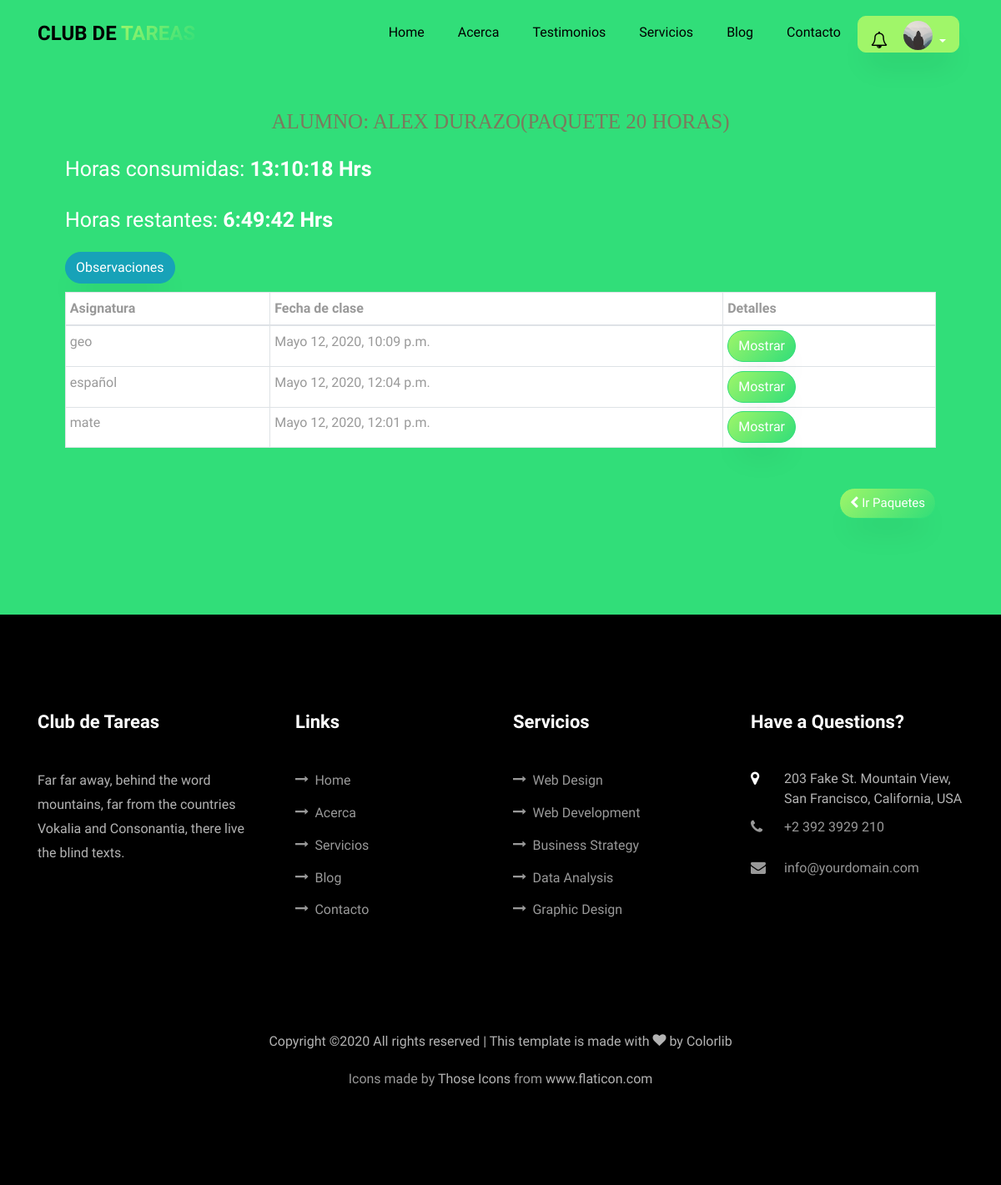
/paquetes/38ef6cab-7ea0-4621-aebe-f7642eda8697/ (signed in), run on the app's committed database.
### usuario/models.py (models this page shows, shortened)
class Usuario(AbstractBaseUser,PermissionsMixin):
    imagen       =  models.ImageField(default='default.jpg',upload_to='profile_pics')
    email        =  models.EmailField(max_length=60,blank=True)
    facebook     =  models.CharField(max_length=100,blank=True)
    username     =  models.CharField(max_length=30,unique=True)
    nombre       =  models.CharField(max_length=100)
    apellido     =  models.CharField(max_length=100)
    edad         =  models.IntegerField(blank=True,null=True)
    padecimientos = models.TextField(verbose_name="padecimientos",blank=True)
    asistencia = models.CharField(verbose_name="Días de asistencia",max_length=100,blank=True)
    enfoque = models.CharField(verbose_name="Area en la que guste que se enfocará la atención",max_length=100,blank=True)
    nombre_de_la_madre =  models.CharField(verbose_name="Nombre de la Madre",max_length=100,blank=True)
    edad_de_la_madre =  models.IntegerField(verbose_name="Edad",blank=True, null=True)
    ocupacion_de_la_madre = models.CharField(verbose_name="Ocupación",max_length=100,blank=True)
    numero_de_la_madre   =  models.IntegerField(verbose_name="Número de contacto",blank=True,null=True)
    nombre_del_padre =  models.CharField(verbose_name="Nombre del Padre",max_length=100,blank=True)
    edad_del_padre =  models.IntegerField(verbose_name="Edad",blank=True, null=True)
    ocupacion_del_padre = models.CharField(verbose_name="Ocupación",max_length=100,blank=True)
    numero_del_padre    =  models.IntegerField(verbose_name="Número de contacto",blank=True,null=True)
    fecha_nacimiento = models.DateField(verbose_name="Fecha de nacimiento",blank=True, null=True)
    escuela      =  models.CharField(verbose_name="Nombre de la escuela",max_length=100,blank=True)
    domicilio    =  models.CharField(verbose_name="Domicilio",max_length=150,blank=True)
    status_paquetes = models.BooleanField(verbose_name="¿Tiene Paquetes Activos?",default=False)
    '''
    NIVEL_STATUS = (
         ('k','Kinder'),
         ('p','Primaria'),
         ('s','Secundaria'),
         ('b','bachillerato'),
         ('u','universidad'))
    '''
    nivel_academico = models.CharField(max_length=500,blank=True,verbose_name='Nivel académico del alumno')
    date_joined  =  models.DateTimeField(verbose_name="Fecha de ingreso",auto_now_add=True)
    last_login   =  models.DateTimeField(verbose_name="Ultima fecha de Sesión",auto_now=True)
    is_admin     =  models.BooleanField(verbose_name="¿Es Administrador?",default=False)
    is_active    =  models.BooleanField(verbose_name="¿Esta Acivo?",default=True)
    is_staff     =  models.BooleanField(verbose_name="¿Es parte del Staff?",default=False)
    is_superuser =  models.BooleanField(verbose_name="¿Es Super Usuario?",default=False)
    grupo = models.OneToOneField(Group,on_delete=models.SET_NULL,null=True,blank=True)
    USERNAME_FIELD  = "username"
    REQUIRED_FIELDS = ["nombre","apellido"]
    objects = MyUsuarioManager()

### app/models.py (models this page shows, shortened)
class Paquete_Inscrito(models.Model):
     id = models.UUIDField(primary_key=True, default=uuid.uuid4, help_text="id del Paquete")
     usuario = models.ForeignKey(settings.AUTH_USER_MODEL,related_name="paquetes_inscritos",on_delete=models.CASCADE)
     fecha_de_inscripcion = models.DateField(null=True,blank=True)
     horas_consumidas =models.CharField(max_length=100,default="00:00:00 Hrs")
     horas_restantes= models.CharField(max_length=100,default="00:00:00 Hrs")
     tiempo_consumido = models.DurationField(default=datetime.timedelta(days=0,hours=0,minutes=0))
     tiempo_restante= models.DurationField(default=datetime.timedelta(days=0,hours=0,minutes=0))
     ESTADO_STATUS =(
     (True,'Activo'),
     (False,'Finalizado')
     )
     tipo_de_paquete = models.ForeignKey('Tipo_de_Paquete', on_delete=models.SET_NULL,help_text='Elige el tipo de paquete del alumno',null=True)
     status = models.BooleanField(default=True,choices=ESTADO_STATUS,help_text="Elige el estado del paquete")
     class Meta:
         verbose_name = ("Paquete Inscrito")
         verbose_name_plural = ("Paquetes Inscritos")
         ordering = ['usuario__nombre']

class Tipo_de_Paquete(models.Model):
    horas = models.IntegerField(default=1)
    class Meta:
        verbose_name = ("Tipo de Paquete")
        verbose_name_plural = ("Tipos de Paquetes")
    def __str__(self):
        return f'{self.horas} Horas'

class Sesion(models.Model):
    id = models.UUIDField(primary_key=True, default=uuid.uuid4, help_text="id de la sesion")
    paquete_inscrito = models.ForeignKey('Paquete_Inscrito',related_name="sesiones",on_delete=models.CASCADE)
    asignatura = models.CharField(max_length=100)
    tiempo_de_inicio = models.DateTimeField(null=False,blank=False)
    tiempo_de_salida = models.DateTimeField(null=True,blank=True)
    observaciones = models.CharField(max_length=200,blank=True)
    def _get_tiempo_de_sesion(self):
        if (self.tiempo_de_salida == None ) or (self.tiempo_de_inicio == None):
            return None
        return self.tiempo_de_salida - self.tiempo_de_inicio
    tiempo_de_sesion = property(_get_tiempo_de_sesion)
    class Meta:
        verbose_name = ("Sesion")
        verbose_name_plural = ("Sesiones")
        ordering = ['-tiempo_de_inicio']

### app/views.py (the view)
# urls.py: path('paquetes/<uuid:paquete_id>/',views.clases,name='clases'),
@login_required
def clases(request,paquete_id):
    try:
        paquete = Paquete_Inscrito.objects.all().get(id=paquete_id)
        clases = Sesion.objects.filter(paquete_inscrito=paquete)
        if not (paquete.usuario == request.user):
            raise PermissionDenied()
    except  Paquete_Inscrito.DoesNotExist:
        raise Http404
    except  Sesion.DoesNotExist:
        raise Http404
    context = {
        'student':request.user,
        'clases': clases,
        'paquete':paquete
         }
    return render(request,'app/clases.html',context)

### app/templates/app/clases.html (shortened to what this page needs)
{% extends 'main/base.html' %}
{% load static %}
{% block content %}
<section class="ftco-section ftco-project"  style="background:#31de79">
  <div class="container px-md-5">
   <p class="info-alumno ftco-animate titulo_paquetes"  style="text-transform: uppercase; color: #7c795d; font-family: 'Trocchi', serif; font-size: 25px; font-weight: normal; line-height: 48px; margin: 0;padding:10px;text-align:center;">
     Alumno:  {{ student.nombre }} {{ student.apellido }}(Paquete {{ paquete.tipo_de_paquete }})
   </p>
   <p class="info-alumno ftco-animate titulo_paquetes"style="font-size:25px">Horas consumidas: <span style="font-weight: bold">{{ paquete.horas_consumidas}}</span></p>
   <p  class="info-alumno ftco-animate titulo_paquetes" style="font-size:25px">Horas restantes: <span style="font-weight: bold">{{ paquete.horas_restantes}}</span></p>
   <button type="button" style="margin-bottom: 10px;"class="btn btn-info" data-toggle="modal" data-target=".bd-example-modal-lg">Observaciones</button>
   <table class="table table-hover table-sm table-bordered ftco-animate" style="background: white;">
   <thead>
     <tr>
       <th scope="col">Asignatura</th>
       <th scope="col">Fecha de clase</th>
       <th scope="col">Detalles</th>
     </tr>
   </thead>
   <tbody>
     {% for clase in clases %}
      <tr>
        <td>{{ clase.asignatura }}</td>
        <td>{{ clase.tiempo_de_inicio}}</td>
        <td>	<a href="{% url 'app:clase' paquete_id=paquete.id clase_id=clase.id %}"><button type="button" class="btn btn-primary">Mostrar</button></a></td>
      </tr>
     {% endfor %}
   </tbody>
   </table>
   <div style="height: 40px; width: 100%; position:relative"class="mt-5">
      <a href="{% url 'app:paquetes'%}" style="position: absolute; right:0">
      <button type="button" class="btn btn-primary" style="font-size:15px;">
            <i class="fa fa-chevron-left"></i> Ir Paquetes</button>
      </a>
    </div>
  </div>
</section>
{% endblock content  %}

### templates/main/base.html (shortened to what this page needs)
{% load static %}
{% load notifications_tags %}
{% notifications_unread as unread_count %}
<!DOCTYPE html>
<html lang="es">
  <head>
    <link rel="stylesheet" href="{% static 'main/css/fonts.css'%}">
    <link rel="stylesheet" href="{% static 'main/css/open-iconic-bootstrap.min.css'%}">
    <link rel="stylesheet" href="{% static 'main/css/animate.css'%}">
    <link rel="stylesheet" href="{% static 'main/css/search.css'%}">
    <link rel="stylesheet" href="{% static 'main/css/owl.carousel.min.css'%}">
    <link rel="stylesheet" href="{% static 'main/css/owl.theme.default.min.css'%}">
    <link rel="stylesheet" href="{% static 'main/css/magnific-popup.css'%}">
    <link rel="stylesheet" href="{% static 'main/css/aos.css'%}">
    <link rel="stylesheet" href="{% static 'main/css/ionicons.min.css'%}">
    <link rel="stylesheet" href="{% static 'main/css/flaticon.css' %}">
    <link rel="stylesheet" href="{% static 'main/css/icomoon.css' %}">
    <link rel="stylesheet" href="{% static 'main/css/style.css' %}">
    <link rel="stylesheet" href="{% static 'main/css/fix.css' %}">
    <link rel='stylesheet' href="https://cdnjs.cloudflare.com/ajax/libs/fullcalendar/3.1.0/fullcalendar.min.css" />
  </head>
  <body  data-target=".site-navbar-target" data-offset="300">
  <nav class="navbar navbar-expand-lg navbar-dark ftco_navbar bg-dark ftco-navbar-light site-navbar-target" id="ftco-navbar">
	    <div class="container">
	      <a class="navbar-brand" href="{% url 'blog:home' %}">Club de <span>Tareas</span></a>
	      <div class="collapse navbar-collapse" id="ftco-nav">
	        <ul class="navbar-nav nav ml-auto" style="text-align:center">
	          <li class="nav-item"><a href="{% url 'blog:home' %}" class="nav-link"><span>Home</span></a></li>
	          <li class="nav-item"><a href="{% url 'blog:about' %}"  class="nav-link"><span>Acerca</span></a></li>
	          <li class="nav-item"><a href="{% url 'blog:testimony' %}"  class="nav-link"><span>Testimonios</span></a></li>
	          <li class="nav-item"><a href="{% url 'blog:services' %}" class="nav-link"><span>Servicios</span></a></li>
            <li class="nav-item"><a href="{% url 'blog:blog' %}" class="nav-link"><span>Blog</span></a></li>
            <li class="nav-item"><a href="{% url 'blog:contact' %}" class="nav-link"><span>Contacto</span></a></li>
          </ul>
          <ul class="nav navbar-nav navbar-right" style="text-align: right">
            {% if request.user.is_authenticated %}
            <div class="dropdown" style="padding-right:5px;margin:0;">
                    <a style="border-radius: 10px 10px 10px 10px !important;
                             -moz-border-radius: 10px 10px 10px 10px;
                             -webkit-border-radius: 10px 10px 10px 10px;padding-bottom:0; padding-top:0;padding-left:15px;padding-right:15px;"
                      class="btn btn-secondary dropdown-toggle" href="#" role="button" id="dropdownMenuLink" data-toggle="dropdown" aria-haspopup="true" aria-expanded="false">
                      <div style="display: inline-block;position: relative;margin-right:10px;">
                        <i class="fa fa-bell-o" style="font-size: 20px;color: black;"></i>
                      </div>
                          <div class="inset" style="margin-left: 5px;display: inline-block;">
                            <img src="{{ request.user.imagen.url }}">
                          </div>
                    </a>
              </div>
            {% else %}
              <li class="nav-item"><a href="{% url 'app:login' %}"  class="nav-link"><span>Login</span></a></li>
            </ul>
          {% endif %}
	      </div>
	    </div>
	  </nav>
    {% block content %}{% endblock %}
    <footer class="ftco-footer ftco-section">
      <div class="container">
        <div class="row mb-5">
          <div class="col-md">
            <div class="ftco-footer-widget mb-4">
              <h2 class="ftco-heading-2">Club de Tareas</h2>
              <p>Far far away, behind the word mountains, far from the countries Vokalia and Consonantia, there live the blind texts.</p>
              <ul class="ftco-footer-social list-unstyled float-md-left float-lft mt-5">
              </ul>
            </div>
          </div>
          <div class="col-md">
            <div class="ftco-footer-widget mb-4 ml-md-4">
              <h2 class="ftco-heading-2">Links</h2>
              <ul class="list-unstyled">
                <li><a href="{% url 'blog:home' %}" ><span class="icon-long-arrow-right mr-2"></span>Home</a></li>
                <li><a href="{% url 'blog:about' %}"><span class="icon-long-arrow-right mr-2"></span>Acerca</a></li>
                <li><a href="{% url 'blog:services' %}"><span class="icon-long-arrow-right mr-2"></span>Servicios</a></li>
                <li><a href="{% url 'blog:blog' %}"><span class="icon-long-arrow-right mr-2"></span>Blog</a></li>
                <li><a href="{% url 'blog:contact' %}"><span class="icon-long-arrow-right mr-2"></span>Contacto</a></li>
              </ul>
            </div>
          </div>
          <div class="col-md">
             <div class="ftco-footer-widget mb-4">
              <h2 class="ftco-heading-2">Servicios</h2>
              <ul class="list-unstyled">
                <li><a href="#"><span class="icon-long-arrow-right mr-2"></span>Web Design</a></li>
                <li><a href="#"><span class="icon-long-arrow-right mr-2"></span>Web Development</a></li>
                <li><a href="#"><span class="icon-long-arrow-right mr-2"></span>Business Strategy</a></li>
                <li><a href="#"><span class="icon-long-arrow-right mr-2"></span>Data Analysis</a></li>
                <li><a href="#"><span class="icon-long-arrow-right mr-2"></span>Graphic Design</a></li>
              </ul>
            </div>
          </div>
          <div class="col-md">
            <div class="ftco-footer-widget mb-4">
            	<h2 class="ftco-heading-2">Have a Questions?</h2>
            	<div class="block-23 mb-3">
	              <ul>
	                <li><span class="icon icon-map-marker"></span><span class="text">203 Fake St. Mountain View, San Francisco, California, USA</span></li>
	                <li><a href="#"><span class="icon icon-phone"></span><span class="text">+2 392 3929 210</span></a></li>
	                <li><a href="#"><span class="icon icon-envelope"></span><span class="text">info@yourdomain.com</span></a></li>
	              </ul>
	            </div>
            </div>
          </div>
        </div>
        <div class="row">
          <div class="col-md-12 text-center">
            <p>
  Copyright &copy;<script>document.write(new Date().getFullYear());</script> All rights reserved | This template is made with <i class="icon-heart color-danger" aria-hidden="true"></i> by <a href="https://colorlib.com" target="_blank">Colorlib</a>
  </p>
        Icons made by <a href="https://www.flaticon.com/authors/those-icons" title="Those Icons">Those Icons</a> from <a href="https://www.flaticon.com/" title="Flaticon"> www.flaticon.com</a>
          </div>
        </div>
      </div>
    </footer>
  </body>
</html>

### static/main/css/icomoon.css (style rules this page uses)
[class^="icon-"], [class*=" icon-"] { font-family: 'icomoon' !important; speak: none; font-style: normal; font-weight: normal; font-variant: normal; text-transform: none; line-height: 1; -webkit-font-smoothing: antialiased; -moz-osx-font-smoothing: grayscale; }
.icon-heart:before { content: "\f004"; }
.icon-map-marker:before { content: "\f041"; }
.icon-phone:before { content: "\f095"; }
.icon-envelope:before { content: "\f0e0"; }
.icon-long-arrow-right:before { content: "\f178"; }

### static/main/css/fix.css (style rules this page uses)
.inset { width: 35px; height: 35px; border-radius: 50%; background-color: transparent !important; z-index: 999; padding-top: 5px; }
.inset img { border-radius: inherit; width: inherit; height: inherit; display: block; position: relative; z-index: 998; }
p.info-alumno { color: white; }

### data on the page
Usuario: user.imagen (placeholder picture), nombre "ALEX", apellido "DURAZO"
Paquete_Inscrito: tipo_de_paquete "20 HORAS", horas_consumidas "13:10:18 Hrs", horas_restantes "6:49:42 Hrs"
Sesion: asignatura "geo", tiempo_de_inicio "Mayo 12, 2020, 10:09 p.m."
Sesion: asignatura "español", tiempo_de_inicio "Mayo 12, 2020, 12:04 p.m."
Sesion: asignatura "mate", tiempo_de_inicio "Mayo 12, 2020, 12:01 p.m."
